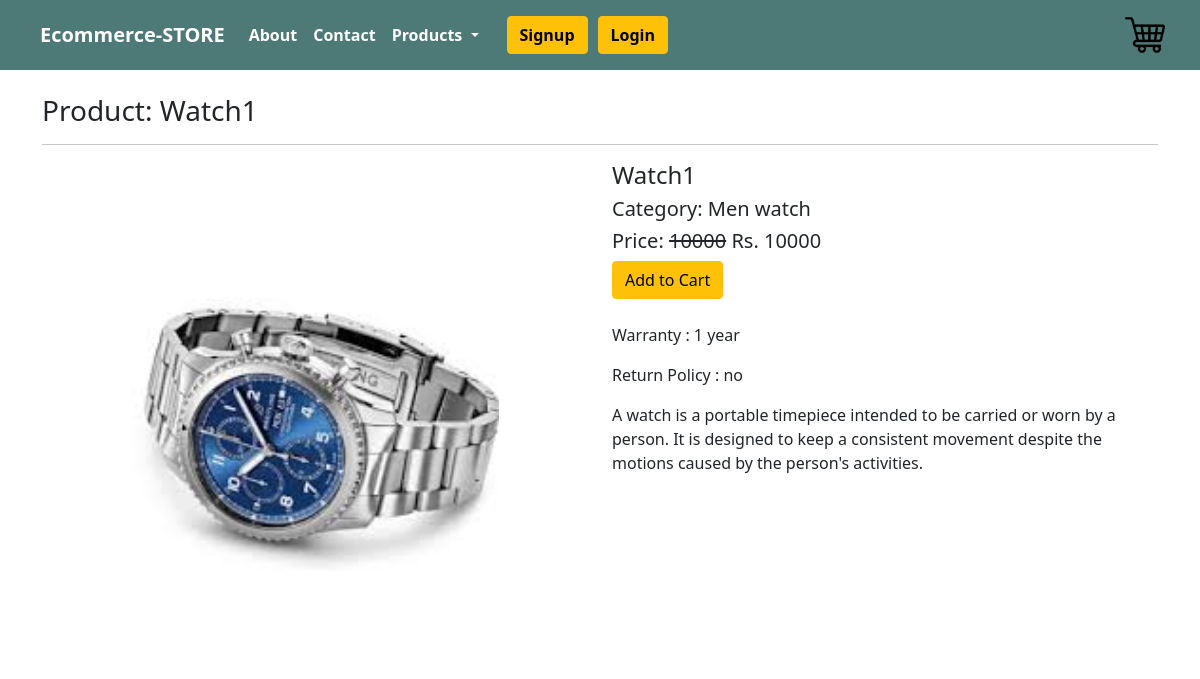
The app's page /view_product/watch-1/ with its own data.
### app/models.py (models this page shows, shortened)
class Product(models.Model):
    title = models.CharField(max_length=200)
    slug = models.SlugField(unique=True)
    category = models.ForeignKey(Category, on_delete=models.CASCADE)
    image = models.ImageField(upload_to='Productimages')
    marked_price = models.PositiveIntegerField()
    selling_price = models.PositiveIntegerField()
    description = models.TextField()
    warranty = models.CharField(max_length=50, null=True, blank=True)
    return_policy = models.CharField(max_length=50, null=True, blank=True)
    view_count = models.PositiveIntegerField(default=0)

class Category(models.Model):
    title = models.CharField(max_length=200)
    slug = models.SlugField(unique=True)
    def __str__(self):
        return self.title

### app/views.py (the view)
# urls.py: path('view_product/<slug:slug>/',views.view_product, name='view_product'),
def view_product(request,slug):
    data = Product.objects.get(slug=slug)
    category = Category.objects.all()
    return render(request, 'app/view_one_product.html',{'data':data,'category':category})

### templates/app/view_one_product.html (shortened to what this page needs)
{% extends 'app/base.html' %}
{% load static %}
{% block content %}
  {% if data %}
    <div class="container">
      <br>
      <h3>Product: {{data.title|capfirst}}</h3><hr>
      <div class="row">
        <div class="col-md-6 text-center">
          <img src="{{data.image.url}}" alt="" style="height: 13cm;" >
        </div>
        <div class="col-md-6">
          <h4>{{data.title|capfirst}}</h4>
          <h5>Category: {{data.category}}</h5>
          <h5>Price: <strike>{{data.marked_price}}</strike> Rs. {{data.selling_price}} </h5>
          <a href="{% url 'add_to_cart' data.id %}" class="btn btn-warning">Add to Cart</a>
          <br>
          <br>
          <p class="card-text">Warranty : {{data.warranty}}</p>
          <p class="card-text">Return Policy : {{data.return_policy}}</p>
          <p class="card-text">{{data.description}}</p>
        </div>
      </div>
    </div>
  {% endif %}
{% endblock content %}

### records on screen
Product: title "Watch1", image (picture), category "Men watch", marked_price "10000", selling_price "10000", warranty "1 year", return_policy "no", description "A watch is a portable timepiece intended to be carried or worn by a person. It is designed to keep a consistent movement despite the motions caused by the person's activities."
